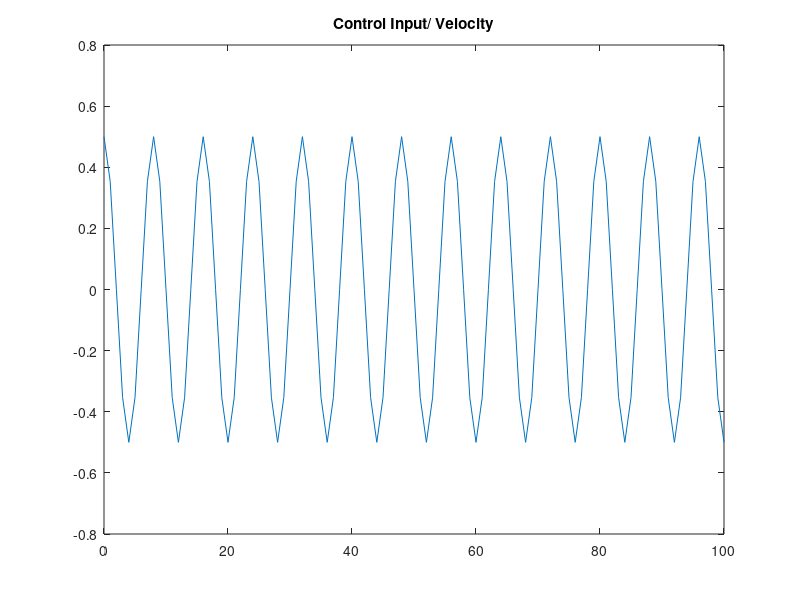
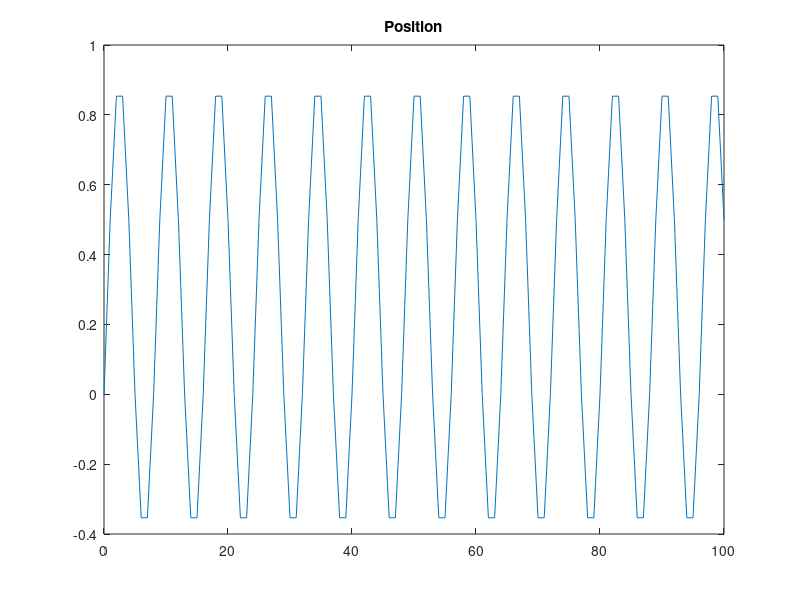

The MATLAB script that drew these images, in order:
close all
clear all 

T = 1;
t = 0:T:100;
x(1) = 0;
AMP = 0.5;
FREQ = pi/4;
x_dot = AMP * sin(t * FREQ + pi/2);
for i = 1:length(t)-1
    x(i+1) = x(i) + T*x_dot(i);
end

figure
plot(t, x_dot)
title('Control Input/ Velocity')
figure
plot(t, x)
title('Position')